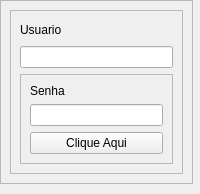
<?xml version="1.0" encoding="UTF-8"?>
<ui version="4.0">
 <class>MainWindow</class>
 <widget class="QMainWindow" name="MainWindow">
  <property name="geometry">
   <rect>
    <x>0</x>
    <y>0</y>
    <width>200</width>
    <height>194</height>
   </rect>
  </property>
  <property name="windowTitle">
   <string>MainWindow</string>
  </property>
  <widget class="QWidget" name="centralwidget">
   <property name="sizePolicy">
    <sizepolicy hsizetype="Fixed" vsizetype="Fixed">
     <horstretch>0</horstretch>
     <verstretch>0</verstretch>
    </sizepolicy>
   </property>
   <widget class="QFrame" name="frame_3">
    <property name="geometry">
     <rect>
      <x>0</x>
      <y>0</y>
      <width>193</width>
      <height>184</height>
     </rect>
    </property>
    <property name="frameShape">
     <enum>QFrame::Shape::StyledPanel</enum>
    </property>
    <property name="frameShadow">
     <enum>QFrame::Shadow::Raised</enum>
    </property>
    <layout class="QVBoxLayout" name="verticalLayout_3">
     <item>
      <widget class="QFrame" name="frame">
       <property name="frameShape">
        <enum>QFrame::Shape::StyledPanel</enum>
       </property>
       <property name="frameShadow">
        <enum>QFrame::Shadow::Raised</enum>
       </property>
       <layout class="QVBoxLayout" name="verticalLayout">
        <item>
         <widget class="QLabel" name="label">
          <property name="text">
           <string>Usuario</string>
          </property>
         </widget>
        </item>
        <item>
         <widget class="QLineEdit" name="lineEdit"/>
        </item>
        <item>
         <widget class="QFrame" name="frame_2">
          <property name="frameShape">
           <enum>QFrame::Shape::StyledPanel</enum>
          </property>
          <property name="frameShadow">
           <enum>QFrame::Shadow::Raised</enum>
          </property>
          <layout class="QVBoxLayout" name="verticalLayout_2">
           <item>
            <widget class="QLabel" name="label_2">
             <property name="text">
              <string>Senha</string>
             </property>
            </widget>
           </item>
           <item>
            <widget class="QLineEdit" name="lineEdit_2">
             <property name="echoMode">
              <enum>QLineEdit::EchoMode::Password</enum>
             </property>
            </widget>
           </item>
           <item>
            <widget class="QPushButton" name="pushButton">
             <property name="text">
              <string>Clique Aqui</string>
             </property>
            </widget>
           </item>
          </layout>
         </widget>
        </item>
       </layout>
      </widget>
     </item>
    </layout>
   </widget>
  </widget>
 </widget>
 <resources/>
 <connections/>
</ui>
